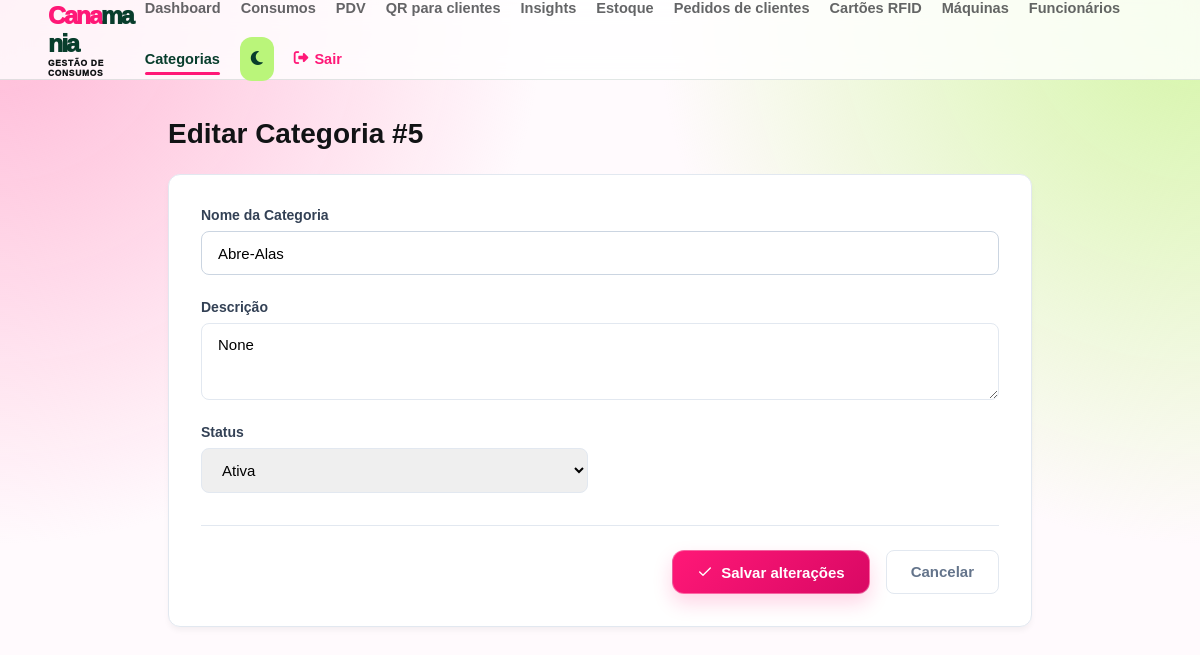
/categorias/5/editar (signed in), run on the app's committed database.
### app/models/categoria.py (models this page shows)
class Categoria(Base):
    __tablename__ = "categorias"
    id = Column(Integer, primary_key=True, index=True)
    nome = Column(String(100), unique=True, index=True, nullable=False)
    ativo = Column(Boolean, default=True)
    descricao = Column(String(255), nullable=True)
    produtos = relationship("Produto", back_populates="categoria", lazy="select")

### app/controllers/categorias_controller.py (the view)
@router.get("/{categoria_id}/editar")
def form_editar_categoria(
    request: Request,
    categoria_id: int,
    db: Session = Depends(get_db),
    admin = Depends(get_admin)
):
    categoria = db.query(Categoria).filter(Categoria.id == categoria_id).first()
    if not categoria:
        return RedirectResponse("/categorias/", status_code=302)
    return templates.TemplateResponse(
        request,
        "categoria/form.html",
        {
            "request": request,
            "usuario": admin,
            "editando": categoria,
        }
    )

### app/templates/categoria/form.html (shortened to what this page needs)
<!DOCTYPE html>
<html lang="pt-BR">
<head>
    <link rel="stylesheet" href="/static/css/form_categoria.css">
    <link rel="stylesheet" href="https://cdnjs.cloudflare.com/ajax/libs/font-awesome/6.5.2/css/all.min.css">
</head>
<body>
    {% include "partials/navbar.html" %}
    <main class="main-content">
        <div class="page-header">
            <h1>{{ "Editar Categoria #" + editando.id|string if editando else "Nova Categoria" }}</h1>
        </div>
        <div class="form-container">
            <form action="{{ '/categorias/' + editando.id|string + '/editar' if editando else '/categorias/nova' }}"
                method="POST">
                <div class="form-grid">
                    <div class="form-group full-width">
                        <label for="nome">Nome da Categoria</label>
                        <input type="text" id="nome" name="nome" required placeholder="Breve nome da categoria..."
                            value="{{ editando.nome if editando else (valores.nome if valores else '') }}" autofocus>
                    </div>
                    <div class="form-group full-width">
                        <label for="descricao">Descrição</label>
                        <textarea id="descricao" name="descricao" rows="3"
                            placeholder="Breve descrição...">{{ editando.descricao if editando else (valores.descricao if valores else '') }}</textarea>
                    </div>
                    <div class="form-group">
                        <label for="ativo">Status</label>
                        <select id="ativo" name="ativo">
                            <option value="true" {{ 'selected' if not editando or editando.ativo else '' }}>Ativa
                            </option>
                        </select>
                    </div>
                </div>
                <div class="form-actions">
                    <button type="submit" class="btn-submit">
                        <i data-lucide="check" style="width: 16px;"></i>
                        {{ "Salvar alterações" if editando else "Criar categoria" }}
                    </button>
                    <a href="/categorias" class="btn-cancel">Cancelar</a>
                </div>
            </form>
        </div>
    </main>
</body>
</html>

### app/static/css/form_categoria.css (style rules this page uses)
* { margin: 0; padding: 0; box-sizing: border-box; }
body { font-family: Arial, sans-serif; min-height: 100vh; display: flex; flex-direction: column; background-color: #f8fafc; }
:root { --bg-main: #f8fafc; --text-main: #0f172a; --text-muted: #64748b; --border-color: #e2e8f0; --primary: #100e74; --primary-hover: #050455; --success-bg: #d1fae5; --success-text: #065f46; }
* { box-sizing: border-box; }
body { background-color: var(--bg-main); font-family: 'Segoe UI', Tahoma, Geneva, Verdana, sans-serif; color: var(--text-main); margin: 0; padding: 0; }
.main-content { max-width: 800px; margin: 40px auto; padding: 0 20px; }
.page-header h1 { font-size: 28px; font-weight: 700; margin-bottom: 24px; }
.form-container { background: white; border-radius: 12px; border: 1px solid var(--border-color); padding: 32px; box-shadow: 0 4px 6px -1px rgba(0, 0, 0, 0.05); }
.form-grid { display: grid; grid-template-columns: repeat(2, 1fr); gap: 24px; }
.form-group { display: flex; flex-direction: column; gap: 8px; }
.form-group.full-width { grid-column: span 2; }
.form-group label { font-size: 14px; font-weight: 600; color: #334155; }
.form-group input[type="text"], .form-group input[type="number"], .form-group textarea, .form-group select { padding: 12px 16px; border: 1px solid var(--border-color); border-radius: 8px; font-size: 15px; outline: none; font-family: inherit; transition: border-color 0.2s, box-shadow 0.2s; width: 100%; }
.form-actions { display: flex; justify-content: flex-end; gap: 16px; margin-top: 32px; border-top: 1px solid var(--border-color); padding-top: 24px; }
.btn-submit { background-color: var(--primary); color: white; border: none; padding: 12px 24px; border-radius: 8px; font-weight: 600; font-size: 15px; cursor: pointer; display: inline-flex; align-items: center; gap: 8px; transition: background-color 0.2s; }
.btn-cancel { background-color: white; color: var(--text-muted); border: 1px solid var(--border-color); padding: 12px 24px; border-radius: 8px; font-weight: 600; font-size: 15px; text-decoration: none; text-align: center; transition: background-color 0.2s; }

### app/static/css/base.css (style rules this page uses)
:root { --cana-pink:#ff1877;--cana-lime:#baf57a;--cana-green:#083d2c;--cana-ink:#111315;--cana-bg:#fffafd;--cana-surface:#fff }
* { box-sizing: border-box; }
body { min-height: 100vh; margin: 0; display: flex; flex-direction: column; font-family: Arial, sans-serif; background-color: var(--cana-bg); color: var(--cana-ink); transition: background .3s,color .3s; }
:is(button,.btn-create,.btn-novo-produto,.btn-primario,.btn-add-carrinho-pdv,.btn-salvar-venda-final,.btn-ver-ranking,.filiais-heading a) { border-radius:12px!important;transition:transform .2s ease,background .2s ease,box-shadow .2s ease,color .2s ease!important }
:is(button,.btn-create,.btn-novo-produto,.btn-primario,.btn-add-carrinho-pdv,.btn-salvar-venda-final):not(.theme-toggle) { background:linear-gradient(135deg,#ff1877,#d90864)!important;color:#fff!important;border:1px solid rgba(255,255,255,.34)!important;box-shadow:0 9px 19px rgba(255,24,119,.18) }
:is(button,.btn-create,.btn-novo-produto,.btn-primario,.btn-add-carrinho-pdv,.btn-salvar-venda-final):not(:disabled):hover { transform:translateY(-2px);background:linear-gradient(135deg,#c9085a,#083d2c)!important;box-shadow:0 13px 25px rgba(8,61,44,.2) }

### app/static/css/ui.css (style rules this page uses)
:root { --page-padding-block: 40px; --page-padding-inline: 60px; --control-height: 44px; --control-radius: 8px; --control-border: #cbd5e1; --focus-ring: rgba(9, 20, 92, .18); }
.dashboard, .produtos-container-main, .clientes-container, .vendas-container-main, .main-content, .armarios-page { width: 100% !important; max-width: 1600px !important; margin: 0 auto; padding: var(--page-padding-block) var(--page-padding-inline) !important; }
button, .btn-primary, .btn-secondary, .btn-create, .btn-novo-produto, .btn-nova-venda, .btn-finalizar-dia, .btn-submit, .btn-cancel, .btn-acao, .btn-edit, .btn-toggle, .btn-primario, .btn-secundario, .btn-add-carrinho-pdv, .btn-salvar-venda-final, .btn-voltar-historico { min-height: var(--control-height); border-radius: var(--control-radius); transition: background-color .2s ease, border-color .2s ease, box-shadow .2s ease, transform .2s ease; }
input:not([type="checkbox"]):not([type="radio"]), select, textarea { min-height: var(--control-height); border-color: var(--control-border); border-radius: var(--control-radius); transition: border-color .2s ease, box-shadow .2s ease; }

### data on the page
Categoria: id "Editar Categoria #5", nome "Abre-Alas", descricao "None"

### other printed values
{{ "Salvar alterações" if editando else "Criar categoria" }} "Salvar alterações"
